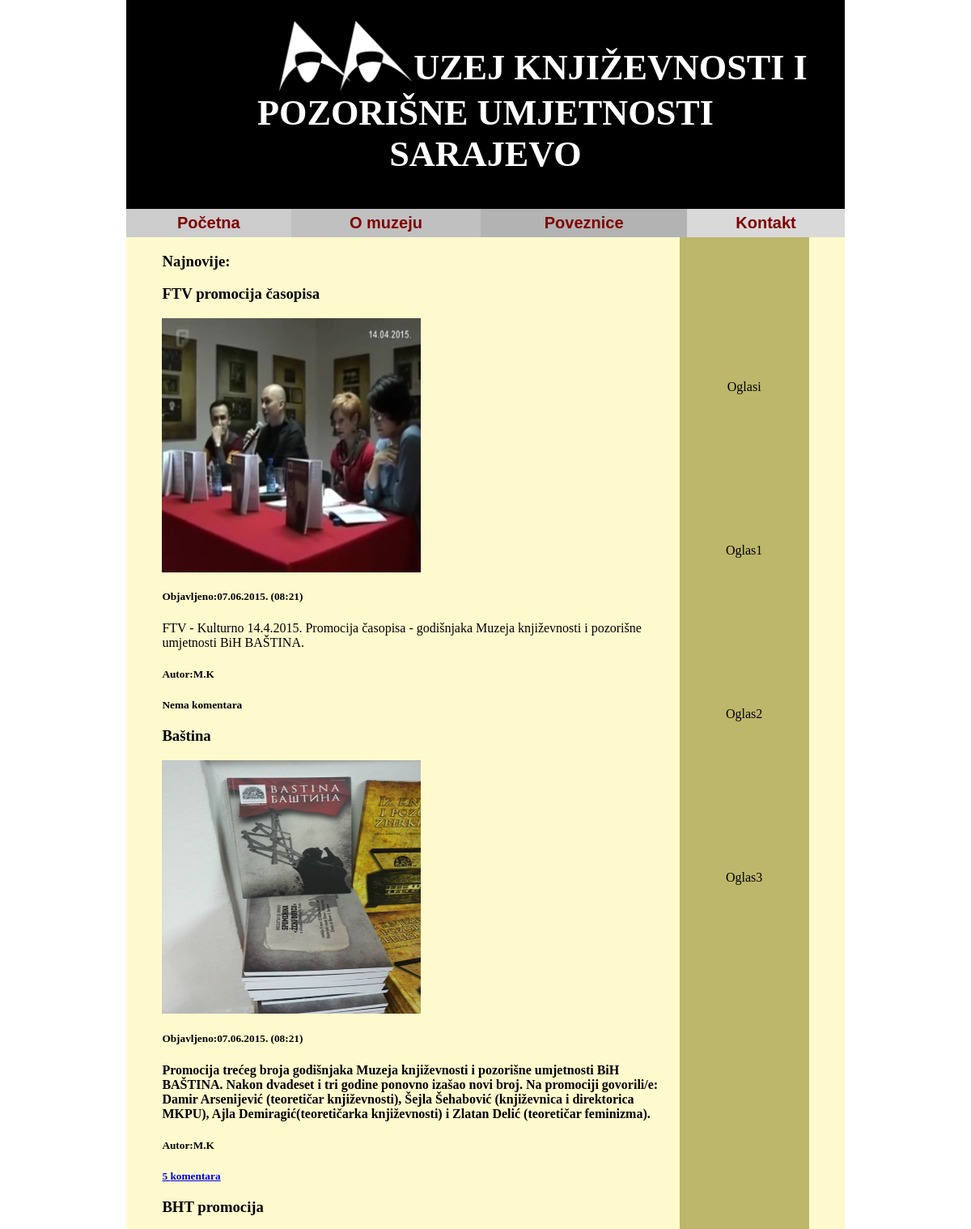
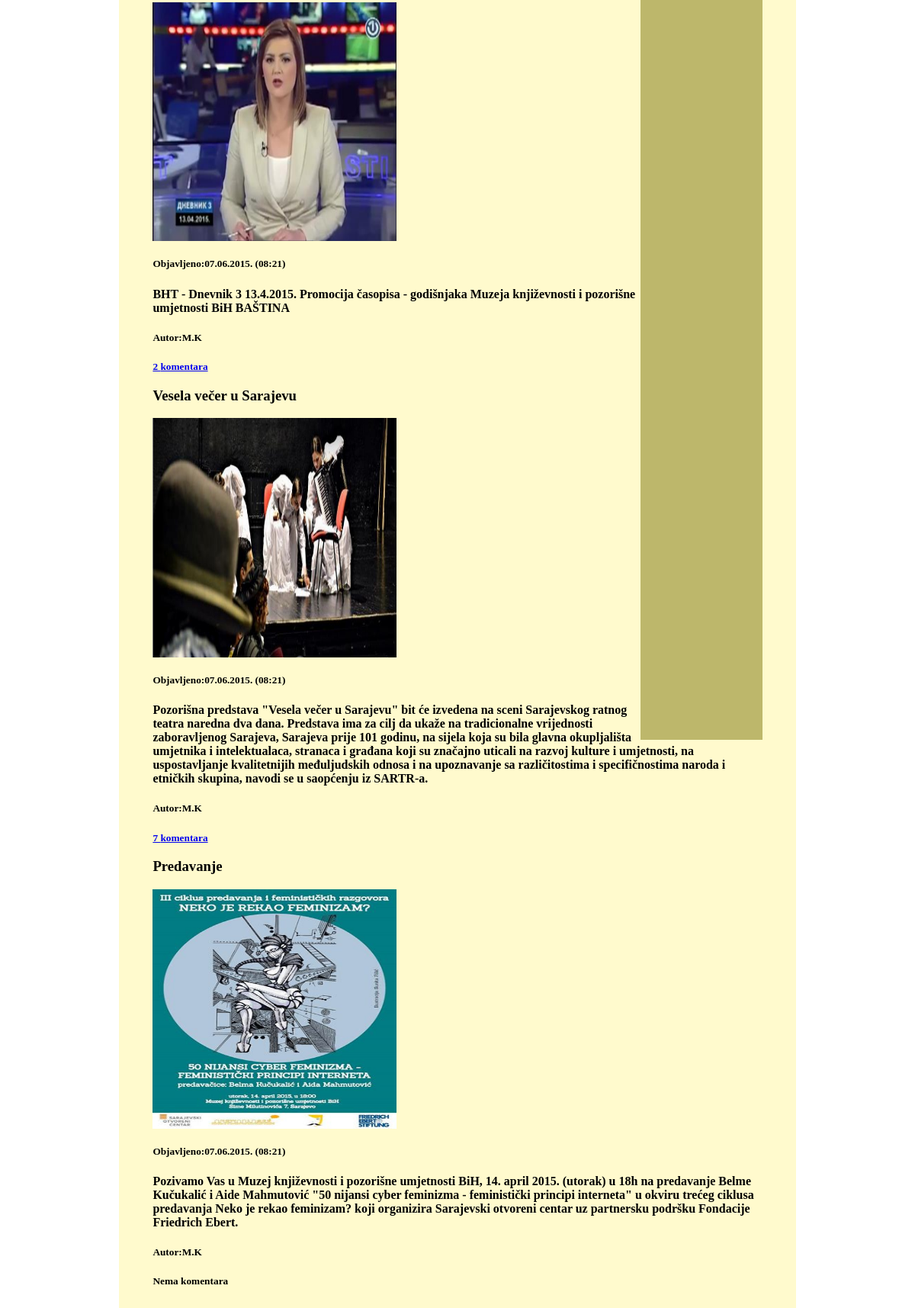
Page /Pocetna.php on the committed database (2 pictures, top to bottom).
### tables this page shows
CREATE TABLE IF NOT EXISTS `vijest` (
  `id` int(11) NOT NULL AUTO_INCREMENT,
  `naslov` varchar(100) NOT NULL,
  `tekst` text NOT NULL,
  `autor` varchar(20) NOT NULL,
  `vrijeme` timestamp NOT NULL DEFAULT CURRENT_TIMESTAMP ON UPDATE CURRENT_TIMESTAMP,
  `slika` varchar(100) NOT NULL,
  PRIMARY KEY (`id`)
);

### Pocetna.php (the view, shortened to what this page needs)
<!DOCTYPE HTML PUBLIC "-//W3C//DTD HTML 4.01 Transitional//EN">
<HTML>
<HEAD>
<link rel="stylesheet" type="text/css" href='stil.php'>
</HEAD>
<body>
<div id="okvir">
<div id="zaglavlje">
<img src="Logo2.png" alt="Logo">
<p id='p1'> UZEJ KNJIŽEVNOSTI I </p>
<p id = 'p2'> POZORIŠNE UMJETNOSTI <br> SARAJEVO</p>
</div>
<table id='meni'>
<tr>
<td id="cell1" onmouseover='showMenu()'> <a href="Pocetna.html">Početna</a> </td>
<td id="cell2"> <a href="Omuzeju.html">O muzeju</a> </td>
<td id="cell3"> <a href="Poveznice.html">Poveznice</a> </td>
<td id="cell4"> <a href="Kontakt.html">Kontakt</a> </td>
</tr>
</table>
<div id="sadrzaj">
<div id="oglasi">
<table>
<tr> <td> Oglasi </td></tr>
<tr> <td> Oglas1 </td></tr>
<tr> <td> Oglas2 </td></tr>
<tr> <td> Oglas3 </td></tr>
</table>
</div>
<h3>Najnovije: </h3>
   <?php
     $veza = new PDO("mysql:dbname=muzej;host=localhost;charset=utf8", "muzejuser", "sifra");
     $veza->exec("set names utf8");
     $rezultat = $veza->query("select id, naslov, tekst, UNIX_TIMESTAMP(vrijeme) vrijeme2, autor, slika from vijest");
     foreach ($rezultat as $v) {
         $img_url = $v['slika'];
         print "<h3>" .$v['naslov']. "</h3>";
         print '<img src="'.$img_url.'" width="40%" height="40%"/>';
         print "<h5>". "Objavljeno:" .date("d.m.Y. (h:i)", $v['vrijeme2']). "</h5>";
         print  "<p>" . $v['tekst']. "</p>";
         print "<h5>". "Autor:".$v['autor']. "</h5>";
		$i=0;
		$redKomentar = $veza->query("select id, vijest, tekst, UNIX_TIMESTAMP(vrijeme) vrijeme2, autor from komentari");
		foreach($redKomentar as $k)
		{
			if ($k['vijest']==$v['id']) $i++;
		}
		if($i!=0)
		{
		print "<a href=Vijest.php?idV=".$v['id']."><small>". $i . " " . "<b>komentara</b> </small> </a> <b> ";
		}
		else print "<b> <small> Nema komentara </small> <b>";
     }
    ?>
</div>
</div>
</body>
</html>

### rows in the picture
vijest: naslov "FTV promocija časopisa", slika (picture), vrijeme2 "07.06.2015. (08:21)", tekst "FTV - Kulturno 14.4.2015. Promocija časopisa - godišnjaka Muzeja književnosti i pozorišne umjetnosti BiH BAŠTINA.", autor "M.K", shows "Nema komentara"
vijest: naslov "Baština", slika (picture), vrijeme2 "07.06.2015. (08:21)", tekst "Promocija trećeg broja godišnjaka Muzeja književnosti i pozorišne umjetnosti BiH BAŠTINA. Nakon dvadeset i tri godine ponovno izašao novi broj. Na promociji govorili/e: Damir Arsenijević (teoretičar književnosti), Šejla Šehabović (književnica i direktorica MKPU), Ajla Demiragić(teoretičarka književnosti) i Zlatan Delić (teoretičar feminizma).", autor "M.K", i "5"
vijest: naslov "BHT promocija", slika (picture), vrijeme2 "07.06.2015. (08:21)", tekst "BHT - Dnevnik 3 13.4.2015. Promocija časopisa - godišnjaka Muzeja književnosti i pozorišne umjetnosti BiH BAŠTINA", autor "M.K", i "2"
vijest: naslov "Vesela večer u Sarajevu", slika (picture), vrijeme2 "07.06.2015. (08:21)", tekst "Pozorišna predstava \"Vesela večer u Sarajevu\" bit će izvedena na sceni Sarajevskog ratnog teatra naredna dva dana. Predstava ima za cilj da ukaže na tradicionalne vrijednosti zaboravljenog Sarajeva, Sarajeva prije 101 godinu, na sijela koja su bila glavna okupljališta umjetnika i intelektualaca, stranaca i građana koji su značajno uticali na razvoj kulture i umjetnosti, na uspostavljanje kvalitetnijih međuljudskih odnosa i na upoznavanje sa različitostima i specifičnostima naroda i etničkih skupina, navodi se u saopćenju iz SARTR-a.", autor "M.K", i "7"
vijest: naslov "Predavanje", slika (picture), vrijeme2 "07.06.2015. (08:21)", tekst "Pozivamo Vas u Muzej književnosti i pozorišne umjetnosti BiH, 14. april 2015. (utorak) u 18h na predavanje Belme Kučukalić i Aide Mahmutović \"50 nijansi cyber feminizma - feministički principi interneta\" u okviru trećeg ciklusa predavanja Neko je rekao feminizam? koji organizira Sarajevski otvoreni centar uz partnersku podršku Fondacije Friedrich Ebert.", autor "M.K", shows "Nema komentara"
